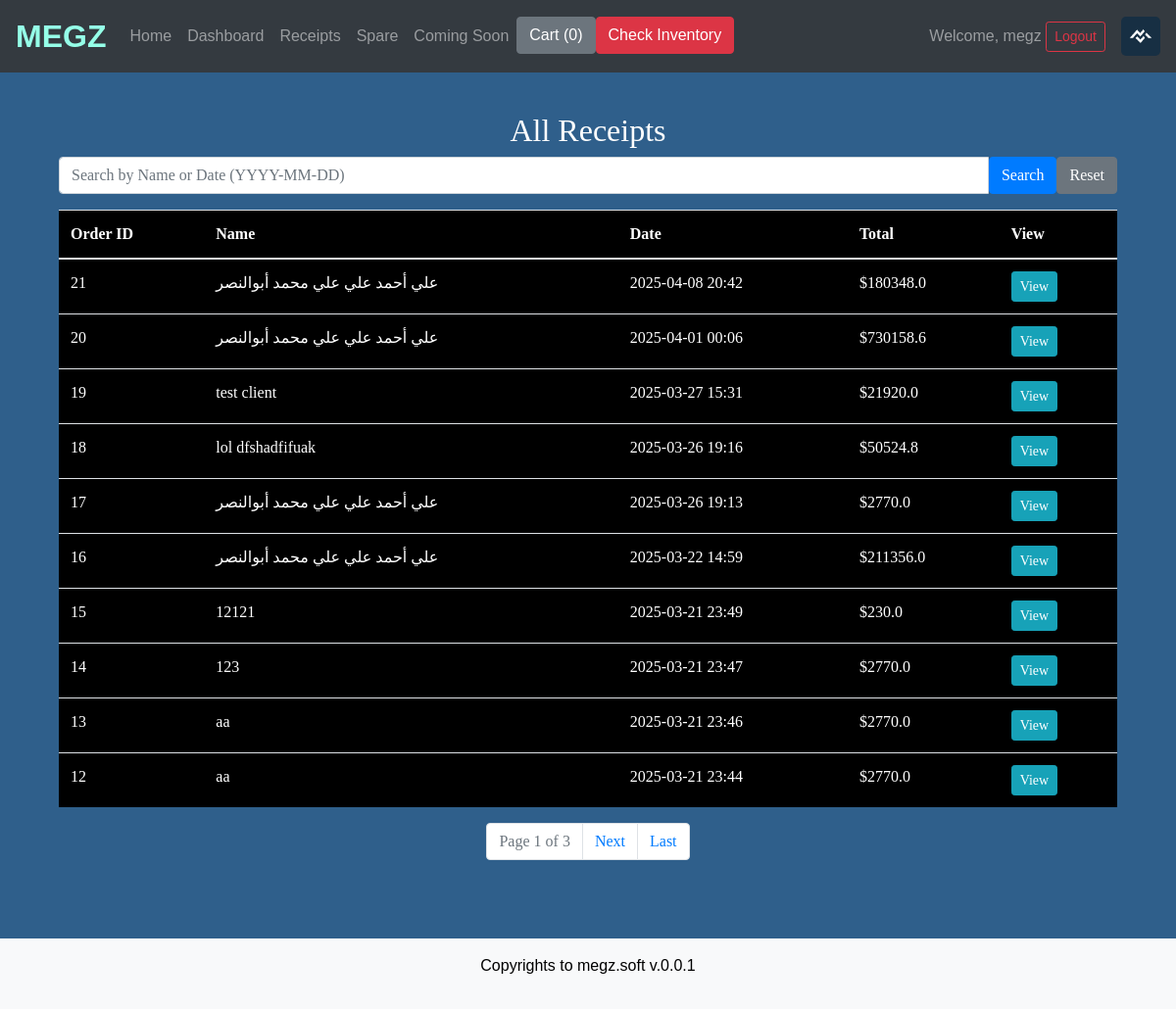
Page /receipts/ (signed in) on the committed database.
### operations/models.py (models this page shows, shortened)
class Announcement(models.Model):
    name = models.CharField(max_length=100)
    message = models.TextField()
    timestamp = models.DateTimeField(default=now)

### shop/models.py (models this page shows, shortened)
class WebsiteLogo(models.Model):
    image = models.ImageField(upload_to='logos/')
    uploaded_at = models.DateTimeField(auto_now_add=True)

class History(models.Model):
    name = models.CharField(max_length=200)
    mobile = models.CharField(max_length=20)
    address = models.TextField()
    id_number = models.CharField(max_length=50, blank=True, null=True)
    notes = models.TextField(blank=True, null=True)  # ✅ Added field for notes
    items = models.TextField()  # Store items as a serialized string
    total = models.FloatField()
    colors = models.TextField(blank=True, null=True)  # ✅ Save colors here
    created_at = models.DateTimeField(default=now)

### shop/views.py (the view)
# urls.py: path('receipts/', views.receipts, name='receipts'),
@login_required_custom
def receipts(request):
    search_query = request.GET.get('search_query', '')
    orders = History.objects.all().order_by('-created_at')
    if search_query:
        if "-" in search_query:  # If the user entered a date (YYYY-MM-DD)
            orders = orders.filter(created_at__date=search_query)
        else:  # Otherwise, filter by name
            orders = orders.filter(name__icontains=search_query)
    paginator = Paginator(orders, 10)
    page = request.GET.get('page')
    orders = paginator.get_page(page)
    return render(request, 'shop/receipts.html', {'orders': orders, 'search_query': search_query})

### inventory/context_processors.py (called while the page is built)
def inventory_alerts(request):
    red_alerts = []
    yellow_alerts = []
    for warning in StockWarning.objects.select_related("product"):
        product = warning.product
        if product.stock == 0:
            red_alerts.append(product)
        elif product.stock <= warning.warning_limit:
            yellow_alerts.append(product)
    color = "success"  # default green
    if red_alerts and yellow_alerts:
        color = "warning"
    if red_alerts:
        color = "danger"
    elif yellow_alerts:
        color = "warning"
    return {"inventory_alert_color": color}

### operations/context_processors.py (called while the page is built)
def latest_announcement(request):
    one_hour_ago = now() - timedelta(hours=1)
    latest = Announcement.objects.filter(timestamp__gte=one_hour_ago).order_by('-timestamp').first()
    return {'latest_announcement': latest}

### shop/context_processors.py (called while the page is built)
def site_logo(request):
    logo = WebsiteLogo.objects.first()
    return {'logo': logo}

### shop/templates/shop/receipts.html (shortened to what this page needs)
{% extends 'shop/base.html' %} {% block content %}
<div class="container">
    <h2 class="text-center">All Receipts</h2>
    <form method="GET" action="{% url 'receipts' %}" class="mb-3">
        <div class="input-group">
            <input type="text" name="search_query" class="form-control" placeholder="Search by Name or Date (YYYY-MM-DD)" value="{{ search_query }}">
            <button type="submit" class="btn btn-primary">Search</button>
            <a href="{% url 'receipts' %}" class="btn btn-secondary">Reset</a>
        </div>
    </form>
    {% if orders %}
    <table class="table table-striped">
        <thead>
            <tr>
                <th>Order ID</th>
                <th>Name</th>
                <th>Date</th>
                <th>Total</th>
                <th>View</th>
            </tr>
        </thead>
        <tbody>
            {% for order in orders %}
            <tr>
                <td>{{ order.id }}</td>
                <td>{{ order.name }}</td>
                <td>{{ order.created_at|date:"Y-m-d H:i" }}</td>
                <td>${{ order.total }}</td>
                <td><a href="{% url 'receipt' order.id %}" class="btn btn-info btn-sm">View</a></td>
            </tr>
            {% endfor %}
        </tbody>
    </table>
    <nav>
        <ul class="pagination justify-content-center">
            <li class="page-item disabled"><a class="page-link">Page {{ orders.number }} of {{ orders.paginator.num_pages }}</a></li>
            {% if orders.has_next %}
            <li class="page-item"><a class="page-link" href="?page={{ orders.next_page_number }}">Next</a></li>
            <li class="page-item"><a class="page-link" href="?page={{ orders.paginator.num_pages }}">Last</a></li>
            {% endif %}
        </ul>
    </nav>
    {% else %}
    <p class="text-center">No receipts found.</p>
    {% endif %}
</div>
{% endblock %}

### shop/templates/shop/base.html (shortened to what this page needs)
{% load static %}
<!DOCTYPE html>
<html lang="en">
<head>
    <link rel="stylesheet" href="{% static 'shop/style.css' %}">
    <link rel="stylesheet" href="https://stackpath.bootstrapcdn.com/bootstrap/4.3.1/css/bootstrap.min.css">
</head>
<body>
    <nav class="navbar navbar-expand-lg navbar-dark bg-dark">
        <a class="navbar-brand position-relative" href="/">
            MEGZ
            <span class="snowflakes-container"></span>
        </a>
        <div class="collapse navbar-collapse" id="navbarNav">
            <ul class="navbar-nav">
                <li class="nav-item"><a class="nav-link" href="/">Home</a></li>
                <li class="nav-item">
                    <a class="nav-link" href="{% url 'dashboard_login' %}">Dashboard</a>
                </li>
                <li class="nav-item"><a class="nav-link" href="{% url 'receipts' %}">Receipts</a></li>
                <li class="nav-item">
                    <a class="nav-link" href="{% url 'spare' %}">Spare</a>
                </li>
                <li class="nav-item">
                    <a class="nav-link" href="{% url 'coming_soon' %}">Coming Soon</a>
                </li>
                <li class="nav-item">
                    <a href="{% url 'cart' %}" id="cart" class="btn btn-secondary">
                        Cart (<span id="cart-count">0</span>)
                    </a>
                </li>
                <li class="nav-item  align-items-center">
                    <a href="#" class="btn btn-{{ inventory_alert_color }} text-white btn-secondary">
                    Check Inventory
                    </a>
                </li>
            </ul>
            <div class="d-flex align-items-center ms-auto gap-3 custom-navbar-end">
                <div class="welcome-user">
                    {% if request.session.username %}
                    <span class="navbar-text">Welcome, {{ request.session.username }}</span>
                    <a class="btn btn-outline-danger btn-sm" href="{% url 'logout' %}">Logout</a> {% else %}
                    <a class="nav-link" href="{% url 'login' %}">Login</a> {% endif %}
                </div>
                {% if logo %}
                <div class="logo-wrapper">
                    <img src="{{ logo.image.url }}" alt="Logo" class="navbar-logo">
                </div>
                {% endif %}
            </div>
        </div>
    </nav>
    <div class="container mt-4">
        {% block content %}{% endblock %}
    </div>
    <footer class="text-center mt-4 p-3 bg-light" style="color: black;">
        <p>Copyrights to megz.soft v.0.0.1</p>
    </footer>
</body>
</html>

### shop/static/shop/style.css (style rules this page uses)
body { background-color: darkcyan; color: white; font-family: Arial, sans-serif; }
.navbar { background-color: #000000; }
footer { background-color: #003d3d; padding: 10px; text-align: center; color: white; }

### shop/templates/shop/base.html (style rules this page uses)
.custom-navbar-end { margin-left: auto; display: flex; align-items: center; gap: 1rem; }
.navbar-logo { height: 40px; width: auto; border-radius: 5px; margin-left: auto; }
.logo-wrapper { margin-left: auto; }
.welcome-user { white-space: nowrap; }
body { background-color: rgb(47, 95, 139); color: white; font-family: Arial, sans-serif; }
.container { margin-top: 50px; padding-top: 20px; padding-bottom: 20px; font-family: 'Times New Roman', Times, serif; }
.navbar { background-color: #000000; position: fixed; top: 0; width: 100%; z-index: 1000; }
footer { bottom: 0; width: 100%; background-color: #000000; padding: 10px; text-align: center; color: white; }
table { background-color: #000000; -webkit-text-fill-color: #ffffff; color: #ffffff; border-width: thin; border-spacing: 2px; border-style: none; border-color: rgb(255, 255, 255); }
.navbar-brand { font-size: 2rem; font-weight: bold; background: linear-gradient(90deg, #95ffe8, #95ffe8, #95ffe8, #95ffe8, #000000, #95ffe8, #95ffe8, #95ffe8, #95ffe8); background-size: 400% 400%; -webkit-background-clip: text; -webkit-text-fill-color: transparent; display: inline-block; animation: textGradient 5s infinite linear; position: relative; }
.snowflakes-container { position: absolute; top: -10px; left: 0; width: 100%; height: 50px; pointer-events: none; overflow: visible; }

### rows in the picture
Announcement: session.username "megz"
WebsiteLogo: image (picture)
History: id "21", name "علي أحمد علي علي محمد أبوالنصر", created_at "2025-04-08 20:42", total "180348.0"
History: id "20", name "علي أحمد علي علي محمد أبوالنصر", created_at "2025-04-01 00:06", total "730158.6"
History: id "19", name "test client", created_at "2025-03-27 15:31", total "21920.0"
History: id "18", name "lol dfshadfifuak", created_at "2025-03-26 19:16", total "50524.8"
History: id "17", name "علي أحمد علي علي محمد أبوالنصر", created_at "2025-03-26 19:13", total "2770.0"
History: id "16", name "علي أحمد علي علي محمد أبوالنصر", created_at "2025-03-22 14:59", total "211356.0"
History: id "15", name "12121", created_at "2025-03-21 23:49", total "230.0"
History: id "14", name "123", created_at "2025-03-21 23:47", total "2770.0"
History: id "13", name "aa", created_at "2025-03-21 23:46", total "2770.0"
History: id "12", name "aa", created_at "2025-03-21 23:44", total "2770.0"

### other values in the picture
{{ orders.number }} "1"
{{ orders.paginator.num_pages }} "3"
